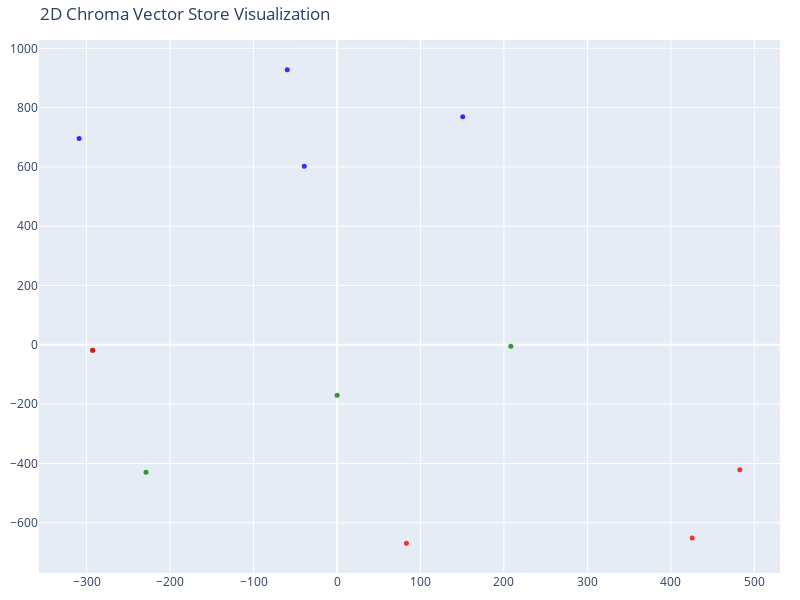

This figure's notebook cell:
### Code cell
# Visalize things in 2D using t-SNE!

tsne = TSNE(n_components=2, random_state=42,  perplexity=5)
reduced_vectors = tsne.fit_transform(vectors)

# Create the 2D scatter plot
fig = go.Figure(data=[go.Scatter(
    x=reduced_vectors[:, 0],
    y=reduced_vectors[:, 1],
    mode='markers',
    marker=dict(size=5, color=colors, opacity=0.8),
    text=[f"Type: {t}<br>Text: {d[:100]}..." for t, d in zip(doc_types, documents)],
    hoverinfo='text'
)])

fig.update_layout(
    title='2D Chroma Vector Store Visualization',
    scene=dict(xaxis_title='x',yaxis_title='y'),
    width=800,
    height=600,
    margin=dict(r=20, b=10, l=10, t=40)
)

fig.show()

### Figure 1 — Plotly figure (JSON) as saved in the notebook; plotly's stock layout.template omitted (floating-point values rounded to 4 significant figures)
{"data": [{"hoverinfo": "text", "marker": {"color": ["blue", "blue", "blue", "blue", "green", "green", "green", "green", "red", "red", "red", "red"], "opacity": 0.8, "size": 5}, "mode": "markers", "text": ["Type: Spice Symphony<br>Text: Spice Symphony is a vibrant and modern Indian restaurant located in the bustling heart of downtown. ...", "Type: Spice Symphony<br>Text: The staff at Spice Symphony are the cornerstone of its exceptional service and success. The kitchen ...", "Type: Spice Symphony<br>Text: The menu at Spice Symphony is a carefully curated journey through the diverse regions of India, show...", "Type: Spice Symphony<br>Text: Spice Symphony has quickly garnered a reputation as one of the city's top dining destinations, boast...", "Type: The Copper Kettle<br>Text: The Copper Kettle is a charming gastropub nestled in the heart of the city's burgeoning arts distric...", "Type: The Copper Kettle<br>Text: The team behind The Copper Kettle is a tight-knit and passionate group, led by a dedicated managemen...", "Type: The Copper Kettle<br>Text: The menu at The Copper Kettle is a celebration of elevated pub fare with a focus on bold, comforting...", "Type: The Copper Kettle<br>Text: The Copper Kettle enjoys an exceptional reputation, with a consistent 4.7-star rating across major r...", "Type: The Golden Spoon<br>Text: Nestled in a quaint, historic neighborhood, The Golden Spoon is a cozy bistro known for its warm amb...", "Type: The Golden Spoon<br>Text: The staff at The Golden Spoon are the heart of the operation, a dedicated team of culinary professio...", "Type: The Golden Spoon<br>Text: The menu at The Golden Spoon is a delightful journey through familiar flavors presented in surprisin...", "Type: The Golden Spoon<br>Text: The Copper Kettle enjoys an exceptional reputation, with a consistent 4.7-star rating across major r..."], "type": "scatter", "x": [150.7, -308.9, -59.64, -39.23, 0.1371, -228.8, 208.3, -292.8, 425.6, 83.18, 482.6, -292.8], "y": [769.3, 695.9, 927.6, 602.4, -170.0, -430.0, -4.828, -17.93, -651.1, -669.1, -421.5, -17.93]}], "layout": {"height": 600, "margin": {"b": 10, "l": 10, "r": 20, "t": 40}, "scene": {"xaxis": {"title": {"text": "x"}}, "yaxis": {"title": {"text": "y"}}}, "title": {"text": "2D Chroma Vector Store Visualization"}, "width": 800}}
